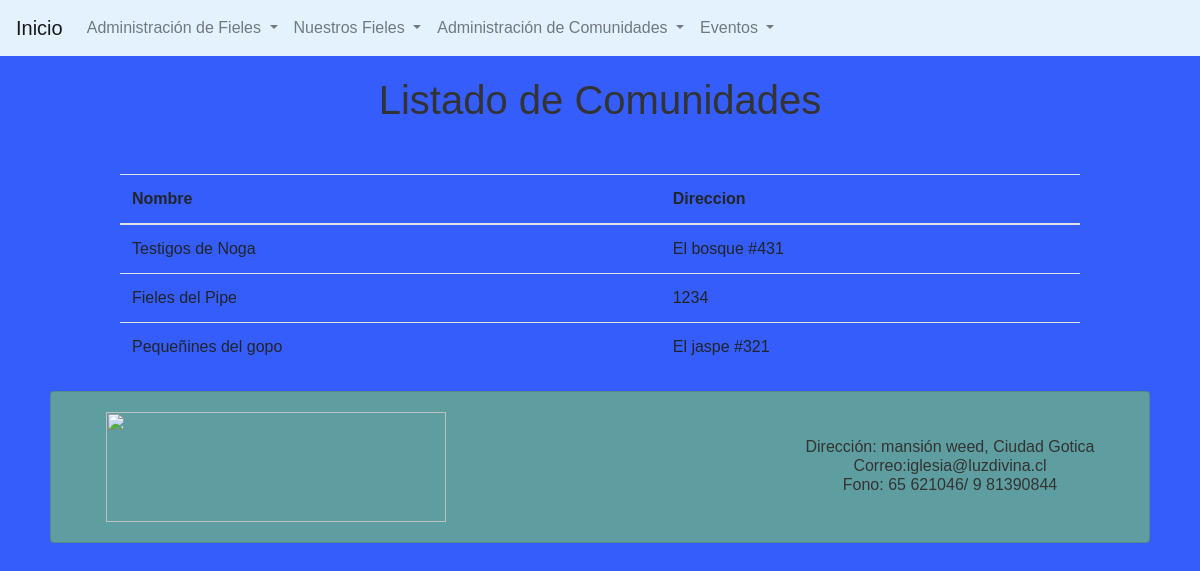
The page /listado_comunidades on the database its author committed.
### core/models.py (models this page shows, shortened)
class Comunidad(models.Model):
    descripcion = models.CharField(max_length=30)
    ubicacion = models.CharField(max_length=30)
    class Meta:
        verbose_name = "Comunidad"
        verbose_name_plural = "Comunidades"

### core/views.py (the view)
# urls.py: path('listado_comunidades', views.ListaComunidades, name='listado_comunidades')
def ListaComunidades(request):
    comunidades = Comunidad.objects.all()
    return render(request, 'core/lista_comunidades.html', {'comunidades':comunidades})

### core/processors.py (called while the page is built)
def VariableBase(request):
    tipos_persona = TipoPersona.objects.all()
    tipos_evento = TipoEvento.objects.all()
    comunidades = Comunidad.objects.all()
    variables = {
        'tp':tipos_persona,
        'te':tipos_evento,
        'c':comunidades,
    }
    return variables

### core/templates/core/lista_comunidades.html
{% extends 'core/base.html' %}
{% load static %}
{% block contenido%}
{% if comunidades %}
<h1>Listado de Comunidades</h1>
<table class="table table-hover" style="width: 80%; margin-left: 10%; margin-top: 50px;">
    <thead>
        <tr>
            <th scope="col">Nombre</th>
            <th scope="col">Direccion</th>
        </tr>
    </thead>
    <tbody>
        {%for c in comunidades%}
        <tr>
            <td>{{ c.descripcion }}</td>
            <td>{{ c.ubicacion }}</td>
        </tr>
        {% endfor %}
    </tbody>
</table>
{% else %}
<p>No hay comunidades registradas</p>
{% endif %}
{% endblock contenido%}

### core/static/core/css/estilo_general.css (style rules this page uses)
body { background-color: aqua; }
h1 { text-align: center; color: aliceblue; font-family: 'Times New Roman', Times, serif; size: 15px; margin-top: 20px; }
@media only screen and (min-width: 500px) { body { background-image:url(https://www.solofondos.com/wp-content/uploads/2015/11/Fondos-para-paginas-web-grandes.jpg); background-repeat:repeat; background-position:top left; background-attachment:fixed; background-color:#355dfc; } }
body { font-family:Arial, Arial, Helvetica, sans-serif; }
h1, h2, h3, h4, h5, h6, #header .title { font-family:Arial, Verdada, Arial, Helvetica, sans-serif; color:#333; }

### rows shown on the page
Comunidad: descripcion "Testigos de Noga", ubicacion "El bosque #431"
Comunidad: descripcion "Fieles del Pipe", ubicacion "1234"
Comunidad: descripcion "Pequeñines del gopo", ubicacion "El jaspe #321"
